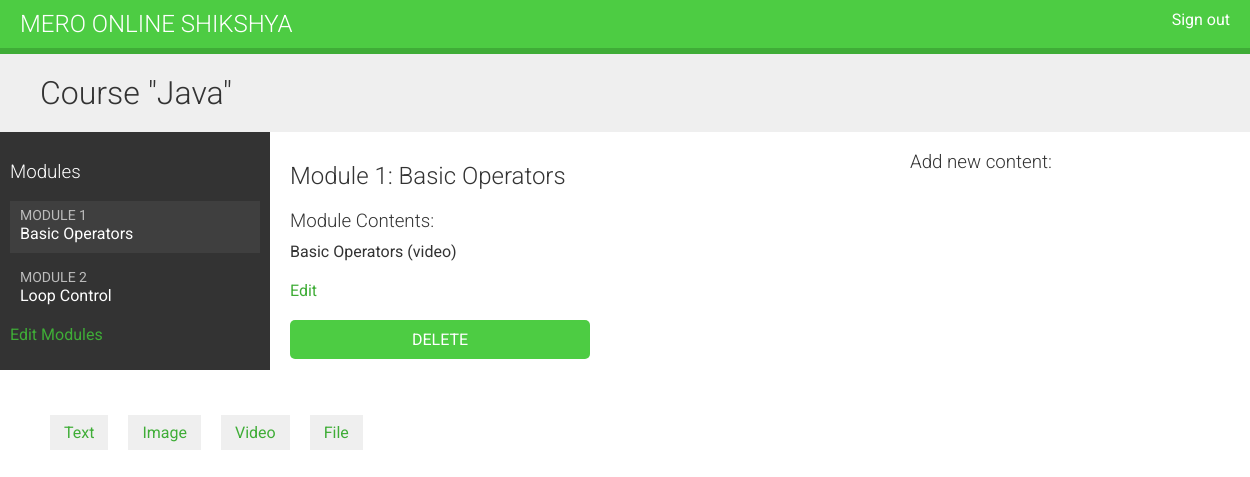
/course/module/24/ (signed in), run on the app's committed database.
### courses/models.py (models this page shows, shortened)
class Course(models.Model):
    owner = models.ForeignKey(User, related_name='courses_created', on_delete=models.CASCADE)
    subject = models.ForeignKey(Subject, related_name='courses', on_delete=models.CASCADE)
    title = models.CharField(max_length=200)
    slug = models.SlugField(max_length=200, unique=True)
    overview = models.TextField()
    created = models.DateTimeField(auto_now_add=True)
    students = models.ManyToManyField(User, related_name='course_joined', blank=True)
    class Meta:
        ordering = ['-created']

class Module(models.Model):
    course = models.ForeignKey(Course, related_name='modules', on_delete=models.CASCADE)
    title = models.CharField(max_length=200)
    description = models.TextField(blank=True)
    order = OrderField(blank=True, for_fields=['course'])
    class Meta:
        ordering = ['order']

class Content(models.Model):
    module = models.ForeignKey(Module, related_name='contents', on_delete=models.CASCADE)
    content_type = models.ForeignKey(ContentType, on_delete=models.CASCADE, limit_choices_to={'model__in':('text', 'video', 'image', 'file')})
    object_id = models.PositiveIntegerField()
    item = GenericForeignKey('content_type', 'object_id')
    order = OrderField(blank=True, for_fields=['module'])
    class Meta:
        ordering = ['order']

class ItemBase(models.Model):
    owner = models.ForeignKey(User, related_name='%(class)s_related', on_delete=models.CASCADE)
    title = models.CharField(max_length=250)
    created = models.DateTimeField(auto_now_add=True)
    updated = models.DateTimeField(auto_now=True)
    class Meta:
        abstract = True
    def __str__(self):
        return self.title

class Video(ItemBase):
    url = models.URLField()

### courses/views.py (the view)
# urls.py: path('module/<int:module_id>/', views.ModuleContentListView.as_view(), name='module_content_list'),
class ModuleContentListView(TemplateResponseMixin, View):
    template_name = 'module/content_list.html'
    def get(self, request, module_id):
        module = get_object_or_404(Module, id=module_id, course__owner=request.user)
        return self.render_to_response({'module': module})

### courses/templatetags/course.py (called while the page is built)
@register.filter
def model_name(obj):
    try:
        return obj._meta.model_name
    except AttributeError:
        return None

### courses/templates/module/content_list.html (shortened to what this page needs)
{% extends 'base.html' %}
{% load course %}
{% block content %}
{% with course=module.course %}
    <h1>Course "{{ course.title }}"</h1>
    <div class="contents">
        <h3>Modules</h3>
        <ul id="modules">
            {% for m in course.modules.all %}
            <li data-id="{{ m.id }}" {% if m == module %} class="selected"{% endif %}>
                <a href="{% url 'module_content_list' m.id %}">
                    <span>
                        Module <span class="order">{{  m.order|add:1 }}</span>
                    </span>
                    <br>
                    {{  m.title }}
                </a>
            </li>
            {%  empty %}
            <li>No Modules Yet</li>
            {% endfor %}
        </ul>
        <p><a href="{% url "course_module_update" course.id %}">Edit Modules</a></p>
    </div>
    <div class="module">
        <h2>Module {{ module.order|add:1 }}: {{ module.title }}</h2>
        <h3>Module Contents:</h3>
        {% for content in module.contents.all %}
        <div data-id="{{ content.id }}">
            {% with item=content.item %}
            <p>{{ item }} ({{ item|model_name }})</p>
            <a href="{% url 'module_content_update' module.id item|model_name item.id %}">Edit</a>
            <form action="{% url 'module_content_delete' content.id %}" method="POST">
                <input type="submit" value="Delete">
            </form>
            {% endwith %}
        </div>
        {% empty %}
        <p>The module has no contents </p>
        {% endfor %}
    </div>
    <h3>Add new content:</h3>
    <ul class="content-types">
        <li><a href="{% url 'module_content_create' module.id "text" %}">Text</a></li>
        <li><a href="{% url 'module_content_create' module.id "image" %}">Image</a></li>
        <li><a href="{% url 'module_content_create' module.id "video" %}">Video</a></li>
        <li><a href="{% url 'module_content_create' module.id "file" %}">File</a></li>
    </ul>
</div>
{% endwith %}
{% endblock %}

### courses/static/base.css (style rules this page uses)
body { margin: 0; font-family: 'Roboto', sans-serif; font-weight: 400; color: #333; }
a { color: #3fad37; text-decoration: none; }
ul { float: left; }
h1, h2, h3, h4, h5, h6 { font-family: 'Roboto', sans-serif; font-weight: 300; }
h1 { background: #efefef; width: 100%; overflow: auto; padding: 20px 0 20px 40px; margin: 0; }
.module { padding: 10px 20px; float: left; width: 600px; }
.module h3 { margin: 20px 0 0; padding: 0; width: 100%; }
.module p { margin: 10px 0 20px; width: 100%; float: left; }
.contents { width: 20%; padding: 10px; float: left; background: #333; color: #fff; font-family: 'Roboto', sans-serif; }
.contents ul { list-style: none; margin: 0; padding: 0; width: 100%; }
.contents ul li { margin: 0 0 10px 0; padding: 4px 10px 10px; overflow: auto; cursor: move; }
.contents ul li.selected { background: #3f3f3f; }
.contents ul span { text-transform: uppercase; color: #bbb; font-size: 14px; }
.contents ul a { display: block; color: #fff; text-decoration: none; }
ul.content-types li { list-style: none; float: left; margin: 10px; background: #efefef; padding: 8px 14px; }
input, select, textarea { border: 1px solid #ccc; border-bottom: 3px solid #ccc; padding: 8px 12px; font-size: 16px; font-family: 'Roboto', sans-serif; float: left; clear: both; width: 300px; }
input[type=submit], a.button { border-radius: 5px; background: #4dcc43; color: #fff; font-size: 16px; text-transform: uppercase; border: none; padding: 10px 20px; margin: 20px 0; }

### data on the page
Course: title "Java"
Module: order|add "1", title "Basic Operators"
Module: order|add "2", title "Loop Control"
Content: item "Basic Operators", item|model_name "video"
